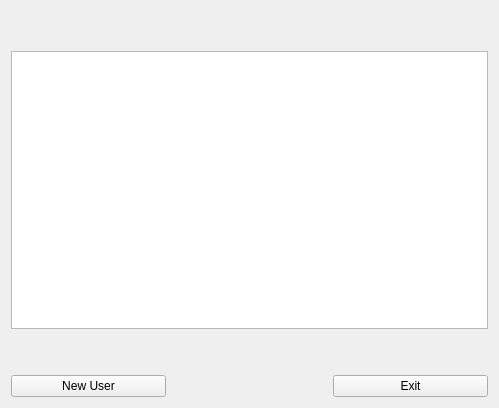
<?xml version="1.0" encoding="UTF-8"?>
<ui version="4.0">
 <class>ChangeUsersForm</class>
 <widget class="QWidget" name="ChangeUsersForm">
  <property name="geometry">
   <rect>
    <x>0</x>
    <y>0</y>
    <width>499</width>
    <height>408</height>
   </rect>
  </property>
  <property name="windowTitle">
   <string>Form</string>
  </property>
  <layout class="QGridLayout" name="gridLayout">
   <item row="3" column="2">
    <widget class="QPushButton" name="exitButton">
     <property name="text">
      <string>Exit</string>
     </property>
    </widget>
   </item>
   <item row="3" column="1">
    <spacer name="horizontalSpacer_2">
     <property name="orientation">
      <enum>Qt::Horizontal</enum>
     </property>
     <property name="sizeType">
      <enum>QSizePolicy::Preferred</enum>
     </property>
     <property name="sizeHint" stdset="0">
      <size>
       <width>30</width>
       <height>20</height>
      </size>
     </property>
    </spacer>
   </item>
   <item row="3" column="0">
    <widget class="QPushButton" name="createButton">
     <property name="text">
      <string>New User</string>
     </property>
    </widget>
   </item>
   <item row="1" column="0" colspan="3">
    <widget class="QListWidget" name="listWidget"/>
   </item>
   <item row="0" column="0" colspan="3">
    <spacer name="verticalSpacer_2">
     <property name="orientation">
      <enum>Qt::Vertical</enum>
     </property>
     <property name="sizeType">
      <enum>QSizePolicy::Preferred</enum>
     </property>
     <property name="sizeHint" stdset="0">
      <size>
       <width>20</width>
       <height>40</height>
      </size>
     </property>
    </spacer>
   </item>
   <item row="2" column="0" colspan="3">
    <spacer name="verticalSpacer">
     <property name="orientation">
      <enum>Qt::Vertical</enum>
     </property>
     <property name="sizeType">
      <enum>QSizePolicy::Preferred</enum>
     </property>
     <property name="sizeHint" stdset="0">
      <size>
       <width>20</width>
       <height>40</height>
      </size>
     </property>
    </spacer>
   </item>
  </layout>
 </widget>
 <resources/>
 <connections/>
</ui>
